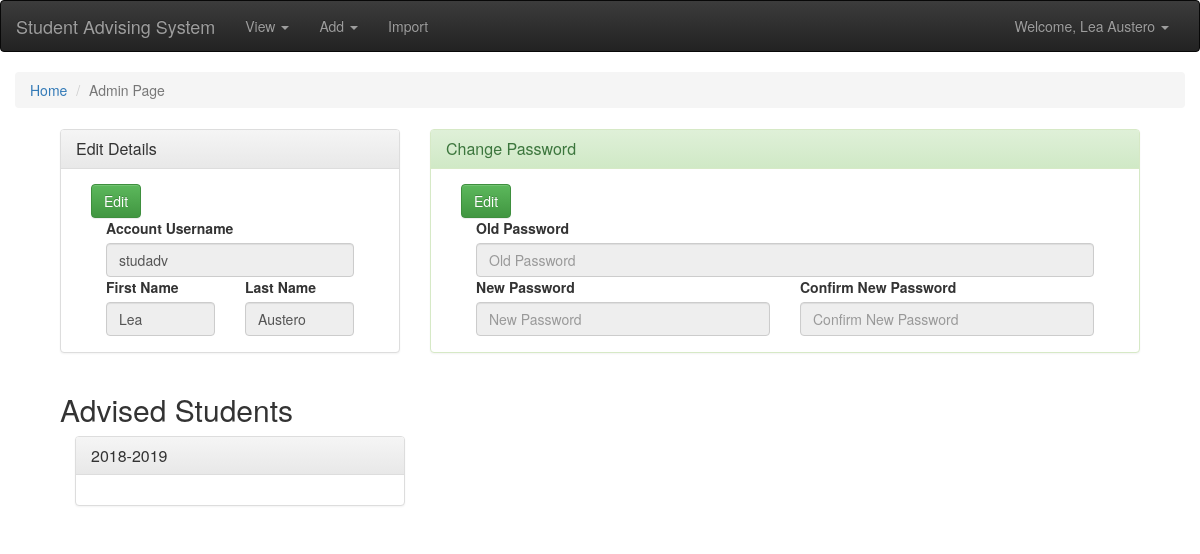
Screenshot of /admin/admin.php (signed in) with the database file from the repository.
### tables this page shows
CREATE TABLE `account` (
  `account_id` int(255) NOT NULL,
  `account_usern` varchar(11) NOT NULL,
  `account_pass` varchar(255) NOT NULL,
  `acc_fname` varchar(255) NOT NULL,
  `acc_lname` varchar(255) NOT NULL,
  `acc_type_id` int(255) NOT NULL,
  `acc_status` tinyint(2) NOT NULL COMMENT '0 for inactive; 1 for active; 2 for deactivated; 3 for reset'
);

CREATE TABLE `student_schlyr` (
  `student_schlyr_id` int(255) NOT NULL,
  `student_schlyr` varchar(255) NOT NULL
);

### globalincludes/loginauthen.php (called while the page is built, shortened)
<?php
	if(!isset($_SESSION['accid'])){
		switch ($pagelvl) {
			case '1':
				header("Location: login/login.php");
				break;
			case '2':
				header("Location: ../login/login.php");
				break;
			default:
				break;
		}
	}
	else{
		$sql = "SELECT * FROM account,acc_type WHERE account.acc_type_id = acc_type.acc_type_id AND account_id = '".$_SESSION['accid']."'";
		$result = $conn->query($sql);
		$row = $result->fetch_assoc();
		$accuname = $row['account_usern'];
		$accfname = $row['acc_fname'];
		$acclname = $row['acc_lname'];
	}
?>

### admin/admin.php (the view, shortened to what this page needs)
<?php
	include '../backend/connection.php';
	$pagelvl = "2";
	include '../globalincludes/loginauthen.php';
?>
<!DOCTYPE html>
<html>
	<head>
		<link rel="stylesheet" href="../css/bootstrap.min.css">
		<link rel="stylesheet" href="../css/bootstrap-theme.min.css">
	</head>
	<body>
		<?php include '../globalincludes/header.php';?>
		<div class="container-fluid">
			<ol class="breadcrumb">
			  <li><a href="../index.php">Home</a></li>
			  <li class="active">Admin Page</li>
			</ol>
			<div class="container-fluid">
				<div class="col-md-12" id="notif-area"></div>
				<div class="container-fluid">
					<div class="col-md-4">
						<div class="panel panel-default">
						  <div class="panel-heading">
						    <h3 class="panel-title">Edit Details</h3>
						  </div>
						  <div class="panel-body">
						    	<div class="container-fluid">
						    		<button class="btn btn-success" id="editaccdet">Edit</button>
					    			<div class="col-md-12">
					    				<label for="accunameinp">Account Username</label>
					    				<input type="text" class="form-control" id="accunameinp" value="<?php echo $accuname?>" disabled>
					    			</div>
					    			<div class="col-md-6">
					    				<label for="accfnameinp">First Name</label>
					    				<input type="text" class="form-control" id="accfnameinp" placeholder="First Name" value="<?php echo $accfname;?>" disabled>
					    			</div>
					    			<div class="col-md-6">
					    				<label for="acclnameinp">Last Name</label>
					    				<input type="text" class="form-control" id="acclnameinp" placeholder="Last Name" value="<?php echo $acclname;?>" disabled>
					    			</div>
					    		</div>
					    		<div class="col-md-12">
					    		</div>
						  	</div>
						</div>
					</div>
					<div class="col-md-8">
						<div class="panel panel-success">
						  <div class="panel-heading">
						    <h3 class="panel-title">Change Password</h3>
						  </div>
						  <div class="panel-body">
						    	<div class="container-fluid">
						    		<button class="btn btn-success" id="editaccpass">Edit</button>
					    			<div class="col-md-12">
					    				<label for="oldpassacc">Old Password</label>
					    				<input type="password" class="form-control" id="oldpassacc" placeholder="Old Password" disabled>
					    			</div>
					    			<div class="col-md-6">
					    				<label for="newpassacc">New Password</label>
					    				<input type="password" class="form-control" id="newpassacc" placeholder="New Password" disabled>
					    			</div>
					    			<div class="col-md-6">
					    				<label for="newpassaccconf">Confirm New Password</label>
					    				<input type="password" class="form-control" id="newpassaccconf" placeholder="Confirm New Password" disabled>
					    			</div>
					    		</div>
					    		<div class="col-md-12">
					    		</div>
						  	</div>
						</div>
					</div>
					<div class="col-md-12"><h2>Advised Students</h2></div>
					<div class="col-md-12">
						<?php
							$sql = "SELECT DISTINCT student_schlyr_id FROM student_subject";
							$result = $conn->query($sql);
							while($row = $result->fetch_assoc()){
								$sql2 = "SELECT * FROM student_schlyr WHERE student_schlyr_id = '".$row['student_schlyr_id']."'";
								$result2 = $conn->query($sql2);
								while($row2 = $result2->fetch_assoc()){
									echo '
										<div class="col-md-4">
											<div class="panel panel-default">
									  			<div class="panel-heading">
									    			<h3 class="panel-title">'.$row2['student_schlyr'].'</h3>
									  			</div>
									  			<div class="panel-body">
											';
									echo '
												</div>
											</div>
										</div>
									';
								}
							}
						?>
					</div>
				</div>
			</div>
		</div>
	</body>
</html>

### globalincludes/header.php (shortened to what this page needs)
<?php
  if(isset($acctyid))
    if($acctyid == 1)
      $superadminpowers = '<li><a href="#" data-toggle="modal" data-target="#superadminpowers">Master Admin Privelleges</a></li>';
    else
      $superadminpowers = "";
    if($pagelvl=='2'){
        echo '
            <nav class="navbar navbar-inverse">
                <div class="container-fluid">
                  <div class="navbar-header">
                      <a class="navbar-brand" href="../index.php">Student Advising System</a>
                  </div>
                  <div class="collapse navbar-collapse" id="bs-example-navbar-collapse-1">
                    <ul class="nav navbar-nav">
                        <li class="dropdown">
                          <a href="#" class="dropdown-toggle" data-toggle="dropdown" role="button" aria-haspopup="true" aria-expanded="false">View <span class="caret"></span></a>
                        </li>
                        <li class="dropdown">
                          <a href="#" class="dropdown-toggle" data-toggle="dropdown" role="button" aria-haspopup="true" aria-expanded="false">Add <span class="caret"></span></a>
                        </li>
                        <li><a href="../import/import.php">Import</a></li>
                      </ul>
                      <ul class="nav navbar-nav navbar-right">
                        <li class="dropdown">
                            <a href="#" class="dropdown-toggle" data-toggle="dropdown" role="button" aria-haspopup="true" aria-expanded="false">Welcome, '.$accfname.' '.$acclname.' <span class="caret"></span></a>
                              '.$superadminpowers.'
                        </li>
                      </ul>
                  </div>
                </div>
            </nav>
            ';
    }
?>

### rows the page displays
account: acc_fname "Lea", acc_lname "Austero", account_usern "studadv"
student_schlyr: student_schlyr "2018-2019"
